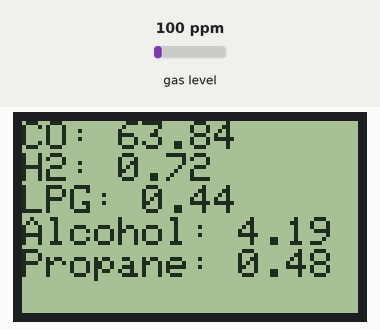
A sketch run on a simulated ESP32. On the bench: 84×48 one-colour display. The inputs (shaded band) are chosen by the test bench; at power-on: gas level 100 ppm. WiFi joins after 1.5 s; servers stay silent unless stated; nothing arrives over Bluetooth unless stated; a phone connects over Bluetooth LE 3 s after start; what the sketch prints to the serial monitor is not drawn.

Above: at 3.0 s.
3.1 s: gas level set to 20 ppm
At 5.1 s:
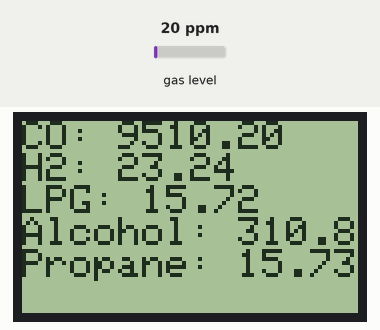
5.5 s: gas level set to 250 ppm
At 7.3 s:
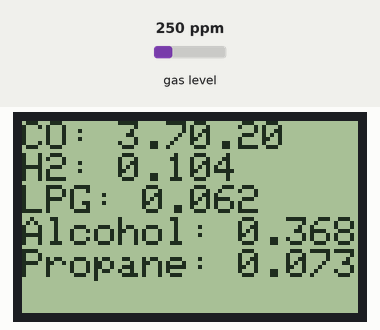
7.6 s: gas level set to 500 ppm
At 9.1 s:
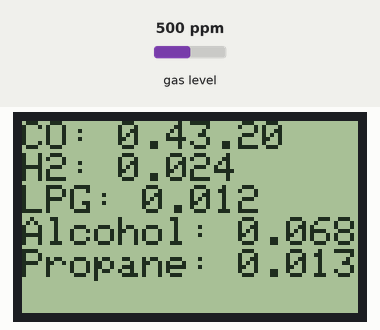
Timing chart, 0 to 10.6 s (numbered marks = the images above; inputs shaded):
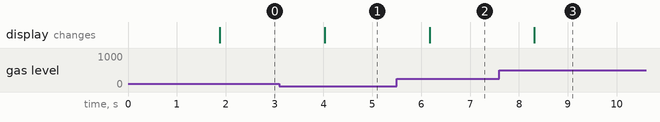

Measured:
- after the input at 3.1 s, the display: changes after 0.92 s (image 1)
- after the input at 5.5 s, the display: changes after 0.67 s (image 2)
- after the input at 7.6 s, the display: changes after 0.71 s (image 3)

The sketch:

esp_32_gas_mq_2.ino
```cpp
#include <MQUnifiedsensor.h>
#include <Nokia_LCD.h>
#include <BLEDevice.h>
#include <BLEUtils.h>
#include <BLEServer.h>
#include <BLE2902.h>

#define BLYNK_TEMPLATE_ID "TMPL6B1i3oDkh"
#define BLYNK_TEMPLATE_NAME "Gas Data"
#define BLYNK_AUTH_TOKEN "QAVmZBpmH4I4g3jeN5OFMwdKQiBJmSR9"
#define BLYNK_PRINT Serial

#include <SPI.h>
#include <Ethernet.h>
#include <BlynkSimpleEthernet.h>

BlynkTimer timer;

// This function sends Arduino's up time every second to Virtual Pin (5).
void myTimerEvent()
{
  // You can send any value at any time.
  // Please don't send more that 10 values per second.
  Blynk.virtualWrite(V5, millis() / 1000);
}

#define SERVICE_UUID        "4fafc201-1fb5-459e-8fcc-c5c9c331914b"
#define CHARACTERISTIC_UUID "beb5483e-36e1-4688-b7f5-ea07361b26a8"

Nokia_LCD lcd(21/* CLK */, 19 /* DIN */, 5 /* DC */, 4 /* CE */, 2/* RST */);

BLECharacteristic *pCharacteristic;

#define Board ("ESP 32")
#define Pin (36)  // Analog input pin of your ESP32
#define Type ("MQ-2") // Sensor type
#define Voltage_Resolution (5) // Voltage reference
#define ADC_Bit_Resolution (10) // Bit resolution of the ADC
#define RatioMQ2CleanAir (9.83) // Ratio of RS/R0 in clean air for MQ-2

// Coefficients for exponential regression for each gas
#define CO_A 36974.0
#define CO_B -3.109
#define H2_A 987.99
#define H2_B -2.162
#define LPG_A 574.25
#define LPG_B -2.222
#define ALCOHOL_A 3616.1
#define ALCOHOL_B -2.675
#define PROPANE_A 658.71
#define PROPANE_B -2.168

MQUnifiedsensor MQ2(Board, Voltage_Resolution, ADC_Bit_Resolution, Pin, Type);

void setupBLE() {
  BLEDevice::init("Gatling");
  BLEServer *pServer = BLEDevice::createServer();
  BLEService *pService = pServer->createService(SERVICE_UUID);
  pCharacteristic = pService->createCharacteristic(
                                         CHARACTERISTIC_UUID,
                                         BLECharacteristic::PROPERTY_READ |
                                         BLECharacteristic::PROPERTY_NOTIFY
                                       );
  pCharacteristic->addDescriptor(new BLE2902());
  pService->start();
  BLEAdvertising *pAdvertising = BLEDevice::getAdvertising();
  pAdvertising->addServiceUUID(SERVICE_UUID);
  pAdvertising->setScanResponse(true);
  pAdvertising->setMinPreferred(0x06);  // functions that help with iPhone connections issue
  pAdvertising->setMinPreferred(0x12);
  BLEDevice::startAdvertising();
}

void setup() {
  Serial.begin(9600); // Initialize serial communication
  Serial.println("Starting BLE work!");
  setupBLE();

  lcd.begin();
  lcd.setBacklight(true);
  lcd.setContrast(55);

  MQ2.setRegressionMethod(1);

  MQ2.setA(CO_A); MQ2.setB(CO_B); // CO
  MQ2.setA(H2_A); MQ2.setB(H2_B); // H2
  MQ2.setA(LPG_A); MQ2.setB(LPG_B); // LPG
  MQ2.setA(ALCOHOL_A); MQ2.setB(ALCOHOL_B); // Alcohol
  MQ2.setA(PROPANE_A); MQ2.setB(PROPANE_B); // Propane

  MQ2.init();

  Serial.print("Calibrating please wait.");
  float calcR0 = 0;
  for(int i = 1; i<=10; i ++) {
    MQ2.update();
    calcR0 += MQ2.calibrate(RatioMQ2CleanAir);
    Serial.print(".");
  }
  MQ2.setR0(calcR0/10);
  Serial.println("  done!.");

  if(isinf(calcR0)) {Serial.println("Warning: Connection issue, R0 is infinite (Open circuit detected) please check your wiring and supply"); while(1);}
  if(calcR0 == 0){Serial.println("Warning: Connection issue found, R0 is zero (Analog pin shorts to ground) please check your wiring and supply"); while(1);}

  MQ2.serialDebug(true);

  Blynk.begin(BLYNK_AUTH_TOKEN);

  // Setup a function to be called every second
  timer.setInterval(1000L, myTimerEvent);
}

void loop() {
  MQ2.update();
  float sensorVoltage = MQ2.getVoltage();

  float coConcentrationPPM = pow(sensorVoltage, CO_B) * CO_A;
  float h2ConcentrationPPM = pow(sensorVoltage, H2_B) * H2_A;
  float lpgConcentrationPPM = pow(sensorVoltage, LPG_B) * LPG_A;
  float alcoholConcentrationPPM = pow(sensorVoltage, ALCOHOL_B) * ALCOHOL_A;
  float propaneConcentrationPPM = pow(sensorVoltage, PROPANE_B) * PROPANE_A;

  float coPercentage = coConcentrationPPM / 10000.0;
  float h2Percentage = h2ConcentrationPPM / 10000.0;
  float lpgPercentage = lpgConcentrationPPM / 10000.0;
  float alcoholPercentage = alcoholConcentrationPPM / 10000.0;
  float propanePercentage = propaneConcentrationPPM / 10000.0;

  if (!isinf(coPercentage) && !isinf(h2Percentage) && !isinf(lpgPercentage) && !isinf(alcoholPercentage) && !isinf(propanePercentage)) {
    Serial.print("CO percentage: ");
    Serial.print(coPercentage);
    Serial.println(" %");
    lcd.setCursor(0, 0);
    lcd.print("CO: ");
    lcd.println(coPercentage);
    String coString = "CO: ";
    coString += coPercentage;
    //pCharacteristic->setValue(coString.c_str());

    Serial.print("H2 percentage: ");
    Serial.print(h2Percentage);
    Serial.println(" %");
    lcd.setCursor(0, 1);
    lcd.print("H2: ");
    lcd.println(h2Percentage);
    String h2String = "H2: ";
    h2String += h2Percentage;
    //pCharacteristic->setValue(h2String.c_str());

    Serial.print("LPG percentage: ");
    Serial.print(lpgPercentage);
    Serial.println(" %");
    lcd.setCursor(0, 2);
    lcd.print("LPG: ");
    lcd.println(lpgPercentage);
    String lpgString = "LPG: ";
    lpgString += lpgPercentage;
    //pCharacteristic->setValue(lpgString.c_str());

    Serial.print("Alcohol percentage: ");
    Serial.print(alcoholPercentage);
    Serial.println(" %");
    lcd.setCursor(0, 3);
    lcd.print("Alcohol: ");
    lcd.println(alcoholPercentage);
    String alString = "Alcohol: ";
    alString += alcoholPercentage;
    //pCharacteristic->setValue(alString.c_str());


    Serial.print("Propane percentage: ");
    Serial.print(propanePercentage);
    Serial.println(" %");
    lcd.setCursor(0, 4);
    lcd.print("Propane: ");
    lcd.println(propanePercentage);
    String poString = "Propane: ";
    poString += propanePercentage;

   // Update BLE characteristic value with all sensor data
    String sensorData = String(coString) + "," + String(h2String) + "," + String(lpgString) + "," + String(alString) + "," + String(poString);
    pCharacteristic->setValue(sensorData.c_str());

    pCharacteristic->notify();

    Blynk.run();
    timer.run(); // Initiates BlynkTimer
  }

  delay(1000);
}
```
